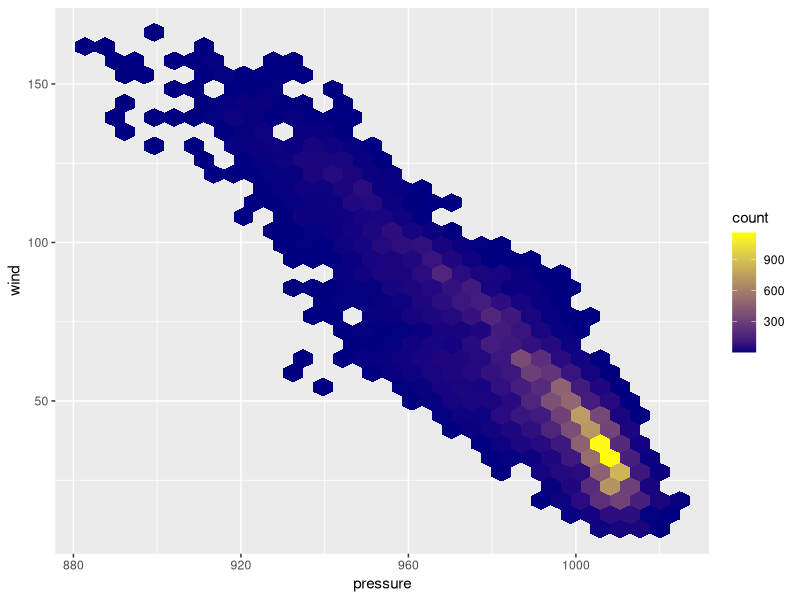

Generate this figure with R:
## ---- chunk 1
knitr::opts_chunk$set(echo = TRUE)
library(tidyverse)
## ---- chunk 2
# Hexbin plot
ggplot(data = storms, aes(x = pressure, y = wind)) +
	geom_hex()+
  scale_fill_gradient(low = "navy", high = "yellow")
